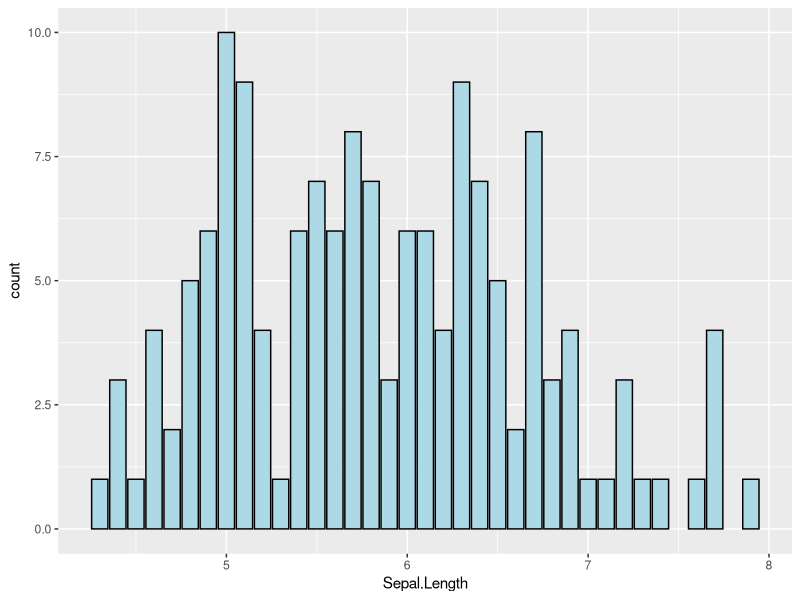
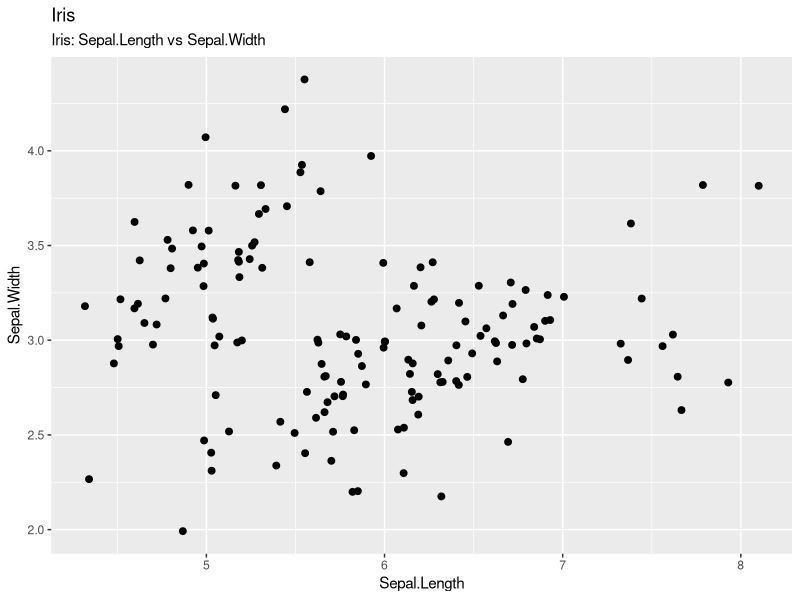
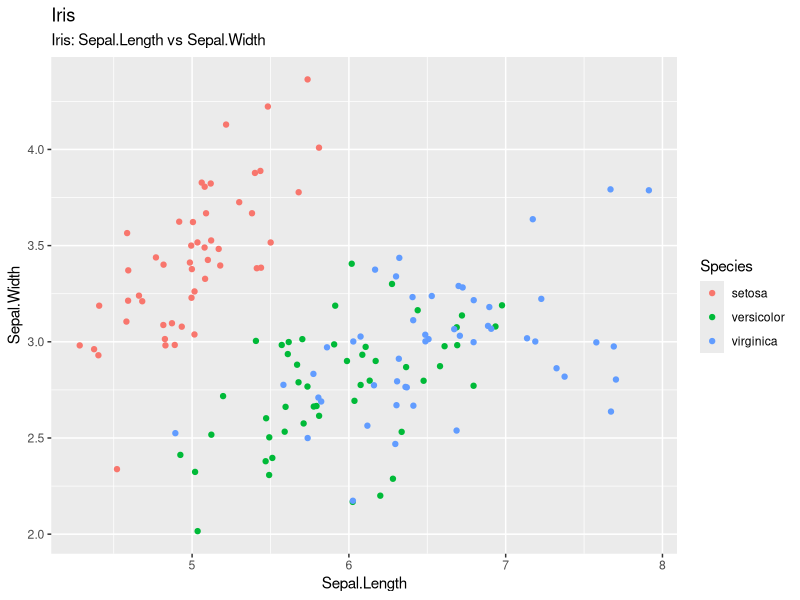
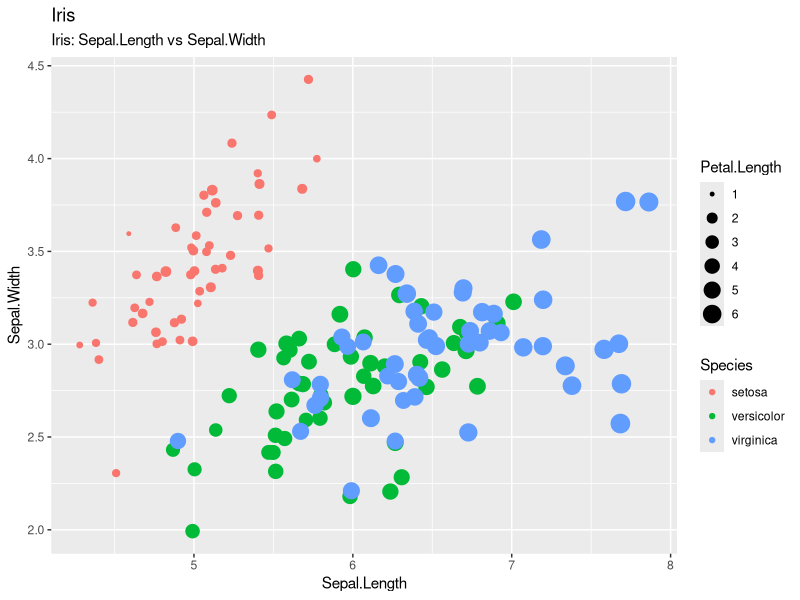

Recreate these plots in R, in order.
## ---- chunk 1
knitr::opts_chunk$set(echo = TRUE)
## ---- chunk 2
library(ggplot2)
## ---- chunk 3
iris
## ---- chunk 4
ggplot(data = iris, aes(x = Sepal.Length)) +
  geom_bar(fill = "lightblue", colour = "black")
## ---- chunk 5
ggplot(data = iris, aes(Sepal.Length, Sepal.Width)) +
  geom_jitter(width = .25, size = 2) +
  labs(subtitle="Iris: Sepal.Length vs Sepal.Width", y = "Sepal.Width", x = "Sepal.Length", title = "Iris")
## ---- chunk 6
select_species <- iris[iris$Species %in% c("setosa", "versicolor", "virginica"), ]
#select the different species for our new information

g <- ggplot(iris, aes(Sepal.Length, Sepal.Width)) + 
  labs(subtitle="Iris: Sepal.Length vs Sepal.Width", title = "Iris")

g + geom_jitter(aes(col = Species))
## ---- chunk 7
select_species <- iris[iris$Species %in% c("setosa", "versicolor", "virginica"), ]
#select the different species for our new information

g <- ggplot(iris, aes(Sepal.Length, Sepal.Width)) + 
  labs(subtitle="Iris: Sepal.Length vs Sepal.Width", title = "Iris")

g + geom_jitter(aes(col = Species, size = Petal.Length))
